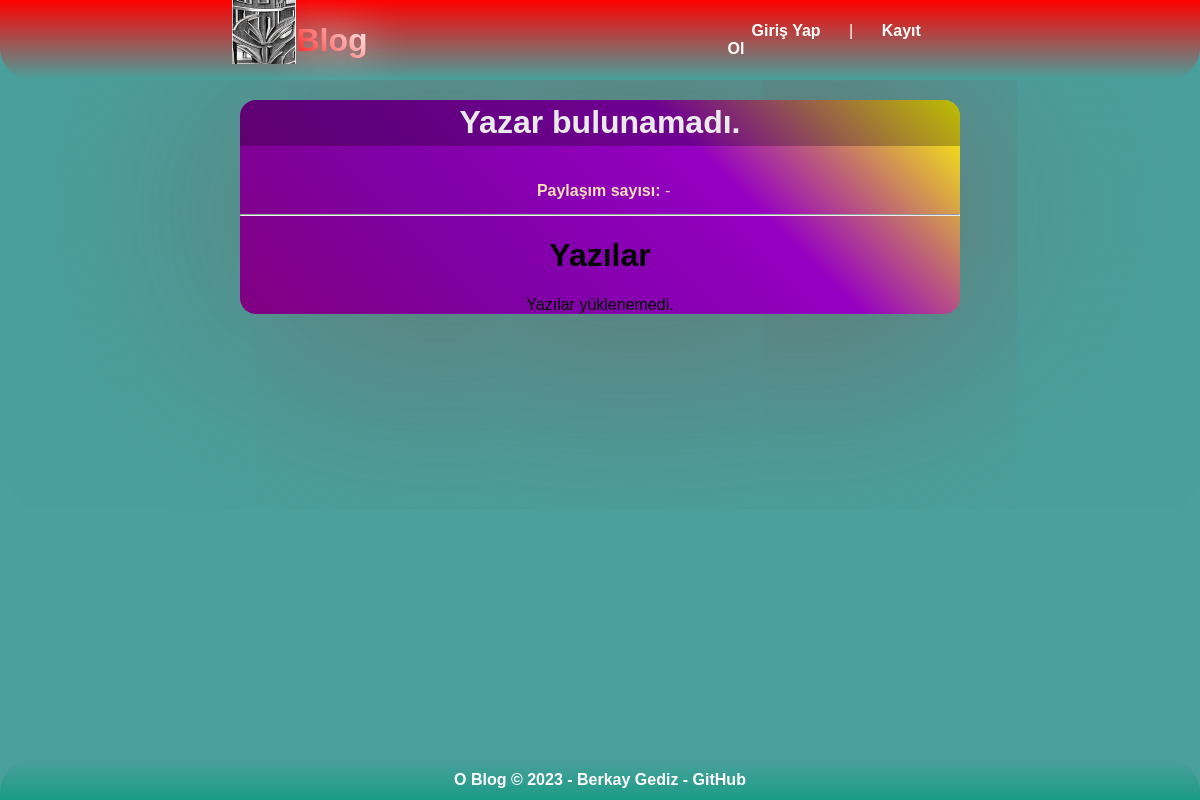
The app's page /profil.php?kullaniciadi=bg, older data.
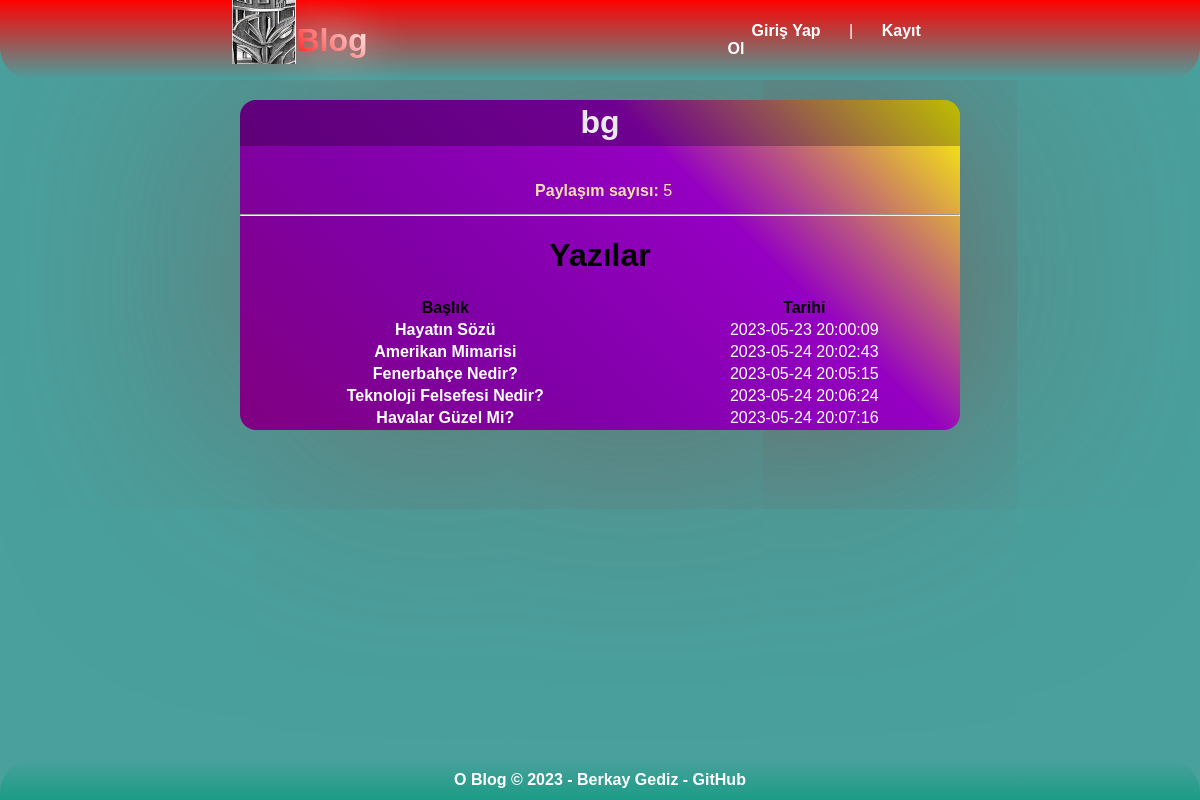
The same page, newer data.
### tables this page shows
CREATE TABLE `author` (
  `id` int(11) NOT NULL,
  `username` varchar(50) NOT NULL,
  `email` varchar(100) NOT NULL,
  `password` varchar(100) NOT NULL,
  `isadmin` tinyint(1) NOT NULL DEFAULT 0,
  `regdate` timestamp NOT NULL DEFAULT current_timestamp() ON UPDATE current_timestamp()
);

CREATE TABLE `post` (
  `id` int(11) NOT NULL,
  `title` varchar(200) NOT NULL,
  `text` text NOT NULL,
  `authorid` int(11) NOT NULL,
  `categoryid` int(11) NOT NULL,
  `date` timestamp NOT NULL DEFAULT current_timestamp() ON UPDATE current_timestamp()
);

### profil.php (the view, shortened to what this page needs)
<!DOCTYPE html>
<html lang="tr">
<head>
    <?php
    include("connect.php");
    ?>
</head>
<body>
    <header>
        <div><a href="index.php" style="text-decoration: none;">
                <img src="img/o_favicon.png" style="float:left;">
                <h1
                    style="text-shadow: 0 0 45px white; font-weight: bold; float:left; background: -webkit-linear-gradient(45deg, red, #ffffff);-webkit-background-clip: text; background-clip:text; -webkit-text-fill-color: transparent;">
                    Blog</h1>
            </a>
        </div>
        <div style="display: flex; align-items: center; width:50%;">
            <?php
            include("nav.php");
            ?>
        </div>
    </header>
    <main>
        <div id="profil"
            style="background: linear-gradient(45deg, purple, rgb(128, 0, 167), rgb(149, 0, 194), yellow); color: black;">
            <div class="profile-item">
                <?php
                if (isset($_GET["kullaniciadi"])) {
                    $yazar = mysqli_query($baglanti, "SELECT * FROM author WHERE username='" . $_GET["kullaniciadi"] . "'");
                    if (mysqli_num_rows($yazar) > 0) {
                        while ($yazaroku = mysqli_fetch_assoc($yazar)) {
                            echo $yazaroku["username"];
                        }
                    } else {
                        echo "Yazar bulunamadı.";
                    }
                } else {
                    echo "Yazar bulunamadı.";
                }
                ?>
            </div>
            <div id="iletisim" style="clear:both; padding-top:2%;position:relative; float: left; color: white;">
            </div>
            <div id="profile-info">
                <div style="clear:both; padding-left:1%;padding-top: 1%; color: wheat;"><b>Paylaşım sayısı:</b>
                    <?php
                    if (isset($_GET["kullaniciadi"])) {
                        $yazilar = mysqli_query($baglanti, "SELECT * FROM post INNER JOIN author ON post.authorid=author.id WHERE author.username='" . $_GET["kullaniciadi"] . "'");
                        if (mysqli_num_rows($yazilar) > 0) {
                            echo mysqli_num_rows($yazilar);
                        } else {
                            echo "-";
                        }
                    } else {
                        echo "-";
                    }
                    ?>
                </div>
            </div>
            <div class="context" style="margin-top: 2%;">
                <hr>
                <h1>Yazılar</h1>
                <?php
                if (isset($_GET["kullaniciadi"])) {
                    $yazilar = mysqli_query($baglanti, "SELECT * FROM author INNER JOIN post ON post.authorid=author.id WHERE author.username='" . $_GET["kullaniciadi"] . "'");
                    if (mysqli_num_rows($yazilar) > 0) {
                        echo "<table style='width:100%;'>";
                        echo "<tr><th>Başlık</th><th>Tarihi</th></tr>";
                        while ($yazi = mysqli_fetch_assoc($yazilar)) {
                            echo "<tr style='color:white;'><td><a style='word-break:break-all;' href='yazi.php?id=" . $yazi["id"] . "'>" . $yazi["title"] . "</a></td><td>" . $yazi["date"] . "</td></tr>";
                        }
                        echo "</table>";
                    } else {
                        echo "Yazılar yüklenemedi.";
                    }
                } else {
                    echo "Yazılar yüklenemedi.";
                }
                ?>
            </div>
        </div>
    </main>
    <footer>
        <p style="color: white; font-weight: bold; text-decoration: none;">O Blog &copy; 2023 - Berkay Gediz - <a
                href="https://github.com/berkaygediz">GitHub</a> </p>
    </footer>
</body>
</html>

### nav.php
<?php
if (isset($_SESSION["girisyapildi"]) && ($_SESSION["girisyapildi"] == true)) {
    echo "<div style='margin-left:10vh;margin-right:2vh;justify-content: space-between;'><a href='index.php' class='nav-eleman-kontrol'>Keşfet</a><a href='yazarlar.php' class='nav-eleman-kontrol'>Yazarlar</a><a href='yazilarim.php' class='nav-eleman-kontrol'>Yazılarım</a> <a href='yorumlarim.php' class='nav-eleman-kontrol'>Yorumlarım</a></div>";
    echo "| <div style='margin-left:2vh;'> Hoşgeldiniz, <a href='profil.php?kullaniciadi=" . $_SESSION["kullaniciadi"] . "'>" . $_SESSION["kullaniciadi"] . "</a><a href='cikis.php' class='nav-eleman-kontrol'>Çıkış</a>";
} else {
    echo "<div style='margin-left:45vh;margin-right:2vh;justify-content: space-between;'><a href='giris.php' class='nav-eleman-kontrol'>Giriş Yap</a> | <a href='kayit.php' class='nav-eleman-kontrol'>Kayıt Ol</a></div>";
}
?>

### profil.php (style rules this page uses)
body { padding: 0; margin: 0; background-color: #49a09d; display: flex; flex-direction: column; align-items: center; font-family: Arial, Helvetica, sans-serif; color: white; }
header { display: flex; justify-content: center; align-items: center; width: 100%; height: 10vh; background: linear-gradient(360deg, #49a09d, red); border-bottom-left-radius: 2rem; border-bottom-right-radius: 2rem; max-height: auto; max-width: auto; transition: all 1s ease-in-out; position: fixed; }
header img { height: 8vh; max-height: auto; max-width: auto; }
main { width: 90vh; margin-top: 12.5vh; justify-content: center; align-items: center; background-color: #49a09d; text-align: center; }
footer { border-top-left-radius: 2rem; border-top-right-radius: 2rem; transition: all 1s ease-in-out; display: flex; justify-content: center; align-items: center; width: 100%; height: 5vh; background: linear-gradient(180deg, #49a09d, #1B9C85); background-color: #1B9C85; position: fixed; bottom: 0; }
footer p { font-size: 1rem; color: white; }
a { text-decoration: none; color: white; font-weight: bold; }
.nav-eleman-kontrol { margin-left: 3vh; margin-right: 3vh; }
.profile-item { color: rgb(235, 234, 234); user-select: none; background-color: rgba(0, 0, 0, 0.253); font-weight: bolder; padding: 0.6% 0.6% 0.6% 0.6%; cursor: pointer; max-width: auto; font-size: 2rem; overflow: none; transition: all 0.5s ease-in-out; border-top-left-radius: 1rem; border-top-right-radius: 1rem; }
#profil { border-radius: 1rem; background-image: linear-gradient(90deg, rgb(223, 0, 0), rgb(162, 0, 255), rgba(196, 253, 253, 0.767)); margin-bottom: 2%; transition: color 0.5s ease-in-out; box-shadow: 0.5vw 0.5vh 50rem rgb(122, 86, 86); }
#iletisim { padding-left: 1%; padding-right: 1%; font-size: 1.1rem; text-align: justify; padding-bottom: 2%; }
#profile-info { user-select: none; filter: brightness(100%); width: 100%; }

Row changes from the older to the newer data that the page shows:
added author: username "bg"
added post: title "Hayatın Sözü", date "2023-05-23 20:00:09"
added post: title "Amerikan Mimarisi", date "2023-05-24 20:02:43"
added post: title "Fenerbahçe Nedir?", date "2023-05-24 20:05:15"
added post: title "Teknoloji Felsefesi Nedir?", date "2023-05-24 20:06:24"
added post: title "Havalar Güzel Mi?", date "2023-05-24 20:07:16"
Text that changed along with them:
mysqli_num_rows($yazilar): (not shown) → "5"
text no longer shown: "Yazar bulunamadı. - Yazılar yüklenemedi."
text now shown: "Başlık Tarihi"
